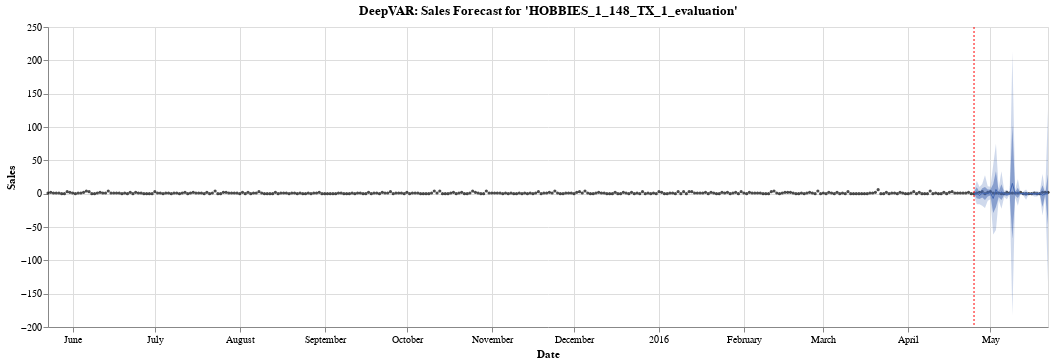

The cell this chart's notebook holds for it:
### Code cell
plot_index = 2  # 2, 4, 8
plot_id = test_sampled_ids[plot_index]

y = target[[plot_id]].reset_index()
y.columns = ["time", "y"]
y["time"] = pd.to_datetime(y["time"])

forecast = pd.DataFrame(
    [forecasts[0].mean[plot_index][-test_steps:]]
    + [forecasts[0].quantile(p)[plot_index][-test_steps:] for p in [0.05, 0.25, 0.75, 0.95]],
    columns=forecasts[0].index,
).T.reset_index()
forecast.columns = [
    "time",
    "fcst",
    "fcst_lower_05",
    "fcst_lower_25",
    "fcst_upper_75",
    "fcst_upper_95",
]

source = y.merge(forecast, how="left")
plot_forecast(
    source, test_steps, plot_id=plot_id, model_name="DeepVAR", start_date="2015-05-23"
)

### Figure 1 — Vega-Lite specification as saved in the notebook (floating-point values rounded to 4 significant figures; data arrays with more than 128 entries replaced by an {"elided": "..."} marker saying what was removed)
{"config": {"view": {"continuousWidth": 400, "continuousHeight": 300}}, "layer": [{"mark": {"type": "circle", "color": "#000000", "size": 10.0}, "encoding": {"tooltip": [{"type": "temporal", "field": "time"}, {"type": "quantitative", "field": "y"}], "x": {"type": "temporal", "axis": {"title": "Date"}, "field": "time"}, "y": {"type": "quantitative", "axis": {"title": "Sales"}, "field": "y"}}}, {"mark": {"type": "line", "color": "#4267B2", "size": 1.0}, "encoding": {"x": {"type": "temporal", "field": "time"}, "y": {"type": "quantitative", "field": "fcst"}}}, {"mark": {"type": "area", "color": "#4267B2", "opacity": 0.25}, "encoding": {"x": {"type": "temporal", "field": "time"}, "y": {"type": "quantitative", "field": "fcst_lower_05"}, "y2": {"field": "fcst_upper_95"}}}, {"mark": {"type": "area", "color": "#4267B2", "opacity": 0.5}, "encoding": {"x": {"type": "temporal", "field": "time"}, "y": {"type": "quantitative", "field": "fcst_lower_25"}, "y2": {"field": "fcst_upper_75"}}}, {"data": {"name": "data-302bc33366dfe1498bc0394fc8325ea5"}, "mark": {"type": "rule", "color": "#FF0000", "size": 1.0, "strokeDash": [2, 2]}, "encoding": {"x": {"type": "temporal", "field": "time"}}}], "data": {"name": "data-7ca553480c7fe3b8b9ed0dc5dcc5145d"}, "height": 300, "title": "DeepVAR: Sales Forecast for 'HOBBIES_1_148_TX_1_evaluation'", "width": 1000, "$schema": "https://vega.github.io/schema/vega-lite/v4.8.1.json", "datasets": {"data-7ca553480c7fe3b8b9ed0dc5dcc5145d": {"elided": "366 records"}, "data-302bc33366dfe1498bc0394fc8325ea5": [{"time": "2016-04-25T00:00:00"}]}}
